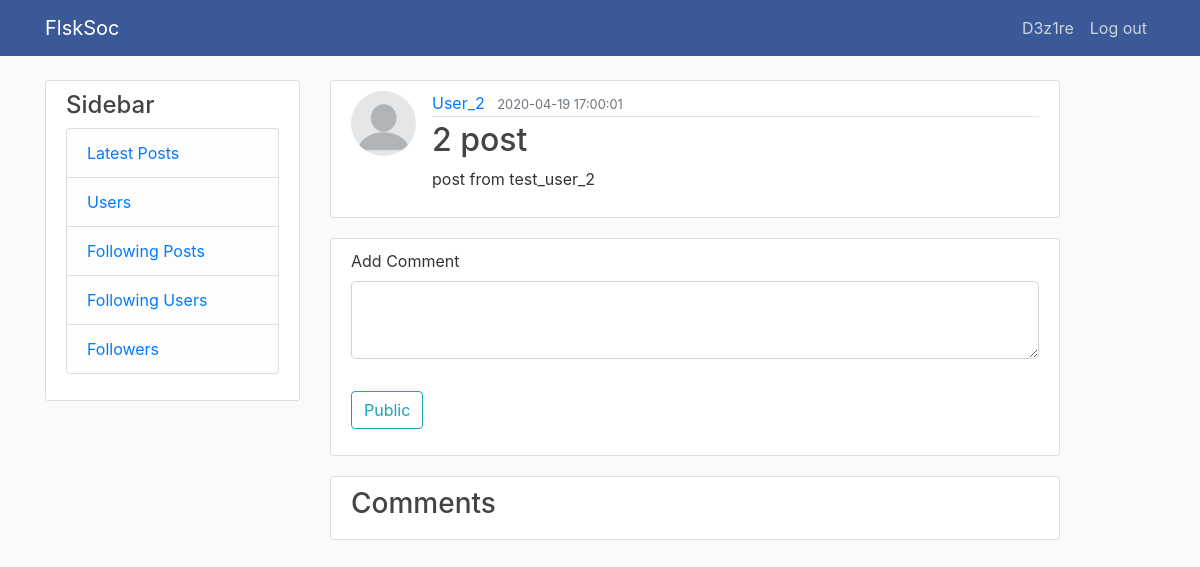
Before: /post/9 (signed in) with the older database file.
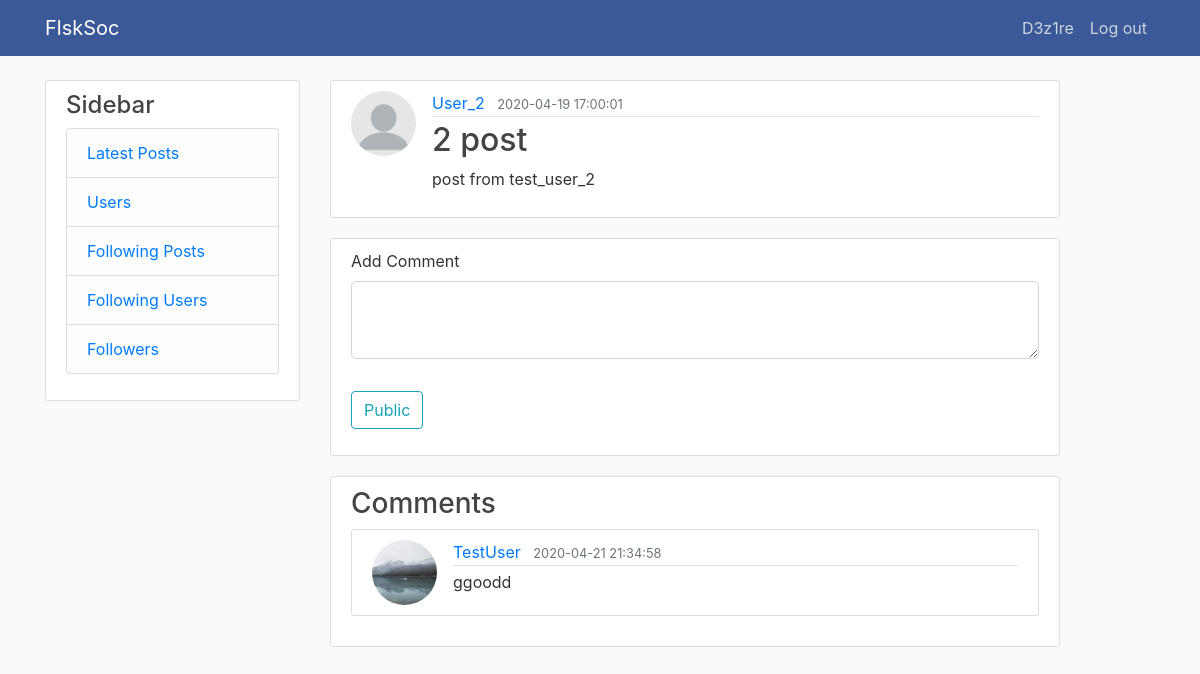
After: the same page with the newer database file.
### data/user.py (models this page shows, shortened)
class User(SqlAlchemyBase, UserMixin, SerializerMixin):
    __tablename__ = 'users'
    id = sqlalchemy.Column(sqlalchemy.Integer, primary_key=True, autoincrement=True)
    username = sqlalchemy.Column(sqlalchemy.String, nullable=False)
    name = sqlalchemy.Column(sqlalchemy.String, nullable=True)
    surname = sqlalchemy.Column(sqlalchemy.String, nullable=True)
    email = sqlalchemy.Column(sqlalchemy.String, index=True, unique=True, nullable=False)
    hashed_password = sqlalchemy.Column(sqlalchemy.String, nullable=True)
    created_date = sqlalchemy.Column(sqlalchemy.DateTime, default=datetime.datetime.now)
    image_file = sqlalchemy.Column(sqlalchemy.String, nullable=False, default='default.png')
    posts = orm.relation("Post", back_populates='user')

### data/post.py (models this page shows, shortened)
class Post(SqlAlchemyBase, SerializerMixin):
    __tablename__ = 'posts'
    id = sqlalchemy.Column(sqlalchemy.Integer, primary_key=True, autoincrement=True)
    title = sqlalchemy.Column(sqlalchemy.String, nullable=False)
    content = sqlalchemy.Column(sqlalchemy.String, nullable=True)
    created_date = sqlalchemy.Column(sqlalchemy.DateTime, default=datetime.datetime.now)
    is_private = sqlalchemy.Column(sqlalchemy.Boolean, default=False)
    user_id = sqlalchemy.Column(sqlalchemy.Integer, sqlalchemy.ForeignKey("users.id"))
    user = orm.relation('User')

### data/comment.py (models this page shows)
class Comment(SqlAlchemyBase):
    __tablename__ = 'comments'
    id = sqlalchemy.Column(sqlalchemy.Integer, primary_key=True, autoincrement=True)
    from_user = sqlalchemy.Column(sqlalchemy.Integer, sqlalchemy.ForeignKey("users.id"))
    text = sqlalchemy.Column(sqlalchemy.String)
    to_post = sqlalchemy.Column(sqlalchemy.Integer, sqlalchemy.ForeignKey("posts.id"))
    created_date = sqlalchemy.Column(sqlalchemy.DateTime, default=datetime.datetime.now)
    user = orm.relation('User')

### posts.py (the view, shortened to what this page needs)
@posts.route('/post/<int:id>', methods=['GET', 'POST'])
@login_required
def show_post(id):
    form = CommentForm()
    session = db_session.create_session()
    post = session.query(Post).filter(Post.id == id).first()
    comments = session.query(Comment).filter(Comment.to_post == post.id).all()
    return render_template('post.html', title=post.title, post=post, form=form, comments=comments)

### data/comment.py
class CommentForm(FlaskForm):
    text = TextAreaField("Add Comment", validators=[DataRequired()])
    submit = SubmitField('Public')

### data/db_session.py (called while the page is built)
def create_session() -> Session:
    global __factory
    return __factory()

### main.py (called while the page is built)
def main():
    db_session.global_init("db/soc.sqlite")
    app.register_blueprint(users)
    app.register_blueprint(posts)
    app.register_blueprint(errors)
    @login_manager.user_loader
    def load_user(user_id):
        session = db_session.create_session()
        return session.query(User).get(user_id)
    app.run(debug=True)

### templates/post.html (shortened to what this page needs)
{% extends "base.html" %}
{% block content %}
	<article class="media content-section">
        <img class="rounded-circle article-img" src="{{ url_for('static', filename='profile_pics/' + post.user.image_file) }}">
        <div class="media-body">
            <div class="article-metadata">
                <a class="mr-2" href="/user/{{ post.user.id }}">{{ post.user.username }}</a>
                <small class="text-muted">{{ post.created_date.replace(microsecond=0).isoformat(' ') }}</small>
            </div>
            <h2 class="article-title">{{ post.title }}</h2>
            <p class="article-content">{{ post.content }}</p>
        </div>
    </article>
    <div class="content-section">
        <form action="" method="post">
            <fieldset class="form-group">
                <div class="form-group">
                    {{ form.text.label(class="form-control-label") }}
                    {% if form.text.errors %}
                        {{ form.text(class="form-control form-control-lg is-invalid") }}
                        <div class="invalid-feedback">
                            {% for error in form.text.errors %}
                                <span>{{ error }}</span>
                            {% endfor %}
                        </div>
                    {% else %}
                        {{ form.text(class="form-control form-control-lg") }}
                    {% endif %}
                </div>
            </fieldset>
            <div class="form-group">
                {{ form.submit(class="btn btn-outline-info") }}
            </div>
        </form>
    	</div>
    <div class="content-section">
    	<h3>Comments</h3>
    	{% for comment in comments %}
    		<article class="media content-section">
        		<img class="rounded-circle article-img" src="{{ url_for('static', filename='profile_pics/' + comment.user.image_file) }}">
        		<div class="media-body">
        			<div class="article-metadata">
        				<a class="mr-2" href="/user/{{ comment.user.id }}">{{ comment.user.username }}</a>
        				<small class="text-muted">{{ comment.created_date.replace(microsecond=0).isoformat(' ') }}</small>
        			</div>
            		{{ comment.text }}
        		</div>
    		</article>
    	{% endfor %}
	</div>
{% endblock content %}

### templates/base.html (shortened to what this page needs)
<!DOCTYPE html>
<html lang="en">
<head>
    <link rel="stylesheet" href="https://stackpath.bootstrapcdn.com/bootstrap/4.4.1/css/bootstrap.min.css"
>
    <link rel="stylesheet" type="text/css" href="../static/css/style.css"/>
</head>
<body>
    <header class="site-header">
      <nav class="navbar navbar-expand-md navbar-dark fixed-top" style="background-color: #3B5998">
        <div class="container">
          <a class="navbar-brand mr-4" href="/">FlskSoc</a>
          <div class="collapse navbar-collapse" id="navbarToggle">
            <div class="navbar-nav">
              {% if current_user.is_authenticated %}
                <a class="nav-item nav-link" href="/user/{{ current_user.id }}">{{ current_user.username }}</a>
                <a class="nav-item nav-link" href="/logout">Log out</a>
              {% else %}
                <a class="nav-item nav-link" href="/login">Log in</a>
                <a class="nav-item nav-link" href="/register">Register</a>
              {% endif %}
            </div>
          </div>
        </div>
      </nav>
    </header>
<main role="main" class="container">
      <div class="row">
        <div class="col-md-3">
          <div class="content-section">
            <h4>Sidebar</h4>
              <ul class="list-group">
                <li class="list-group-item list-group-item-light"><a href='/'>Latest Posts</a></li>
                <li class="list-group-item list-group-item-light"><a href='/users'>Users</a></li>
                <li class="list-group-item list-group-item-light"><a href='/f'>Following Posts</a></li>
                <li class="list-group-item list-group-item-light"><a href='/following'>Following Users</a></li>
                <li class="list-group-item list-group-item-light"><a href='followers'>Followers</a></li>
              </ul>
          </div>
        </div>
        <div class="col-md-8">
          {% block content %}{% endblock %}
        </div>
      </div>
    </main>
</body>
</html>

### static/css/style.css (style rules this page uses)
body { background: #fafafa; color: #333333; margin-top: 5rem; }
h1, h2, h3, h4, h5, h6 { color: #444444; }
.site-header .navbar-nav .nav-link { color: #cbd5db; }
.content-section { background: #ffffff; padding: 10px 20px; border: 1px solid #dddddd; border-radius: 3px; margin-bottom: 20px; }
.article-title { color: #444444; }
.article-content { white-space: pre-line; }
.article-img { height: 65px; width: 65px; margin-right: 16px; }
.article-metadata { padding-bottom: 1px; margin-bottom: 4px; border-bottom: 1px solid #e3e3e3 }

Changed rows visible on the page:
added Comment: image_file (picture), user.username "TestUser", created_date.replace "2020-04-21 21:34:58", text "ggoodd"
